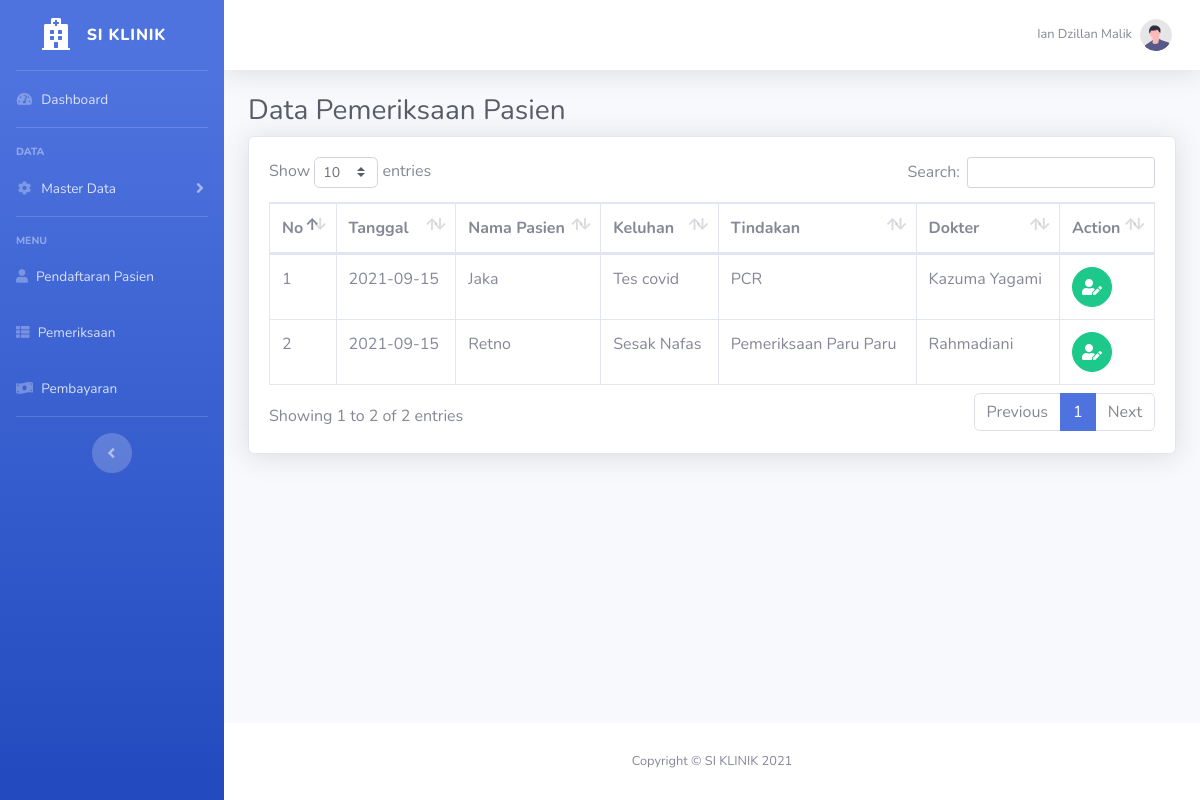
Page /pemeriksaan/index.php (signed in) on the committed database.
### tables this page shows
CREATE TABLE `user` (
  `id` int(11) NOT NULL,
  `id_pegawai` int(11) NOT NULL,
  `username` varchar(255) NOT NULL,
  `password` varchar(255) NOT NULL,
  `level` varchar(255) NOT NULL
);

CREATE TABLE `pegawai` (
  `id` int(11) NOT NULL,
  `nama_pegawai` varchar(255) NOT NULL,
  `nohp` varchar(12) NOT NULL,
  `alamat` varchar(255) NOT NULL,
  `jk` varchar(255) NOT NULL
);

CREATE TABLE `pendaftaran` (
  `id` int(11) NOT NULL,
  `id_tindakan` int(11) NOT NULL,
  `id_wilayah` int(11) NOT NULL,
  `id_pegawai` int(11) NOT NULL,
  `nama_pasien` varchar(255) NOT NULL,
  `jk` varchar(255) NOT NULL,
  `alamat` varchar(255) NOT NULL,
  `nohp` varchar(12) NOT NULL,
  `tanggal` date NOT NULL,
  `keluhan` varchar(255) NOT NULL,
  `status` varchar(255) NOT NULL
);

CREATE TABLE `tindakan` (
  `id` int(11) NOT NULL,
  `tindakan` varchar(255) NOT NULL,
  `harga` int(11) NOT NULL
);

### pemeriksaan/function.php (called while the page is built, shortened)
<?php
require "../koneksi.php";
function select($query)
{
    global $conn;
    $sql = mysqli_query($conn, $query);
    $pemeriksaans = [];
    while ($pemeriksaan = mysqli_fetch_assoc($sql)) {
        $pemeriksaans[] = $pemeriksaan;
    }
    return $pemeriksaans;
}

### pemeriksaan/index.php (the view, shortened to what this page needs)
<?php
require "function.php";
$pegawai = $_SESSION["id_pegawai"];
$user = mysqli_query($conn, "SELECT * FROM user A LEFT JOIN pegawai B ON B.id = A.id_pegawai WHERE A.id_pegawai = '$pegawai'");
$user = mysqli_fetch_assoc($user);
$query = "SELECT A.id AS id_pendaftaran, A.nama_pasien, A.tanggal, A.keluhan,
          B.id AS id_tindakan, B.tindakan,
          C.id AS id_pegawai, C.nama_pegawai FROM pendaftaran A
          LEFT JOIN tindakan B ON B.id = A.id_tindakan
          LEFT JOIN pegawai C ON C.id = A.id_pegawai
          WHERE A.status = 'Dalam pemeriksaan'";
$pasiens = select($query);
?>
<!DOCTYPE html>
<html lang="en">
<head>
    <link href="../assets/vendor/fontawesome-free/css/all.min.css" rel="stylesheet" type="text/css">
    <link href="../assets/css/sb-admin-2.min.css" rel="stylesheet">
    <link href="../assets/vendor/datatables/dataTables.bootstrap4.min.css" rel="stylesheet">
</head>
<body id="page-top">
    <div id="wrapper">
        <ul class="navbar-nav bg-gradient-primary sidebar sidebar-dark accordion" id="accordionSidebar">
            <a class="sidebar-brand d-flex align-items-center justify-content-center" href="../index.php">
                <div class="sidebar-brand-icon">
                    <i class="fas fa-hospital"></i>
                </div>
                <div class="sidebar-brand-text mx-3">SI KLINIK</div>
            </a>
            <hr class="sidebar-divider my-0">
            <li class="nav-item">
                <a class="nav-link" href="../index.php">
                    <i class="fas fa-fw fa-tachometer-alt"></i>
                    <span>Dashboard</span></a>
            </li>
            <hr class="sidebar-divider">
            <div class="sidebar-heading">
                Data
            </div>
            <li class="nav-item">
                <a class="nav-link collapsed" href="#" data-toggle="collapse" data-target="#collapseTwo" aria-expanded="true" aria-controls="collapseTwo">
                    <i class="fas fa-fw fa-cog"></i>
                    <span>Master Data</span>
                </a>
            </li>
            <hr class="sidebar-divider">
            <div class="sidebar-heading">
                Menu
            </div>
            <li class="nav-item">
                <a class="nav-link" href="../pendaftaran/index.php">
                    <i class="fas fa-user"></i>
                    <span>Pendaftaran Pasien</span>
                </a>
            </li>
            <li class="nav-item">
                <a class="nav-link" href="../pemeriksaan/index.php">
                    <i class="fas fa-th-list"></i>
                    <span>Pemeriksaan</span>
                </a>
            </li>
            <li class="nav-item">
                <a class="nav-link" href="../pembayaran/index.php">
                    <i class="fas fa-money-bill-wave"></i>
                    <span>Pembayaran</span>
                </a>
            </li>
            <hr class="sidebar-divider d-none d-md-block">
            <div class="text-center d-none d-md-inline">
                <button class="rounded-circle border-0" id="sidebarToggle"></button>
            </div>
        </ul>
        <div id="content-wrapper" class="d-flex flex-column">
            <div id="content">
                <nav class="navbar navbar-expand navbar-light bg-white topbar mb-4 static-top shadow">
                    <ul class="navbar-nav ml-auto">
                        <li class="nav-item dropdown no-arrow">
                            <a class="nav-link dropdown-toggle" href="#" id="userDropdown" role="button" data-toggle="dropdown" aria-haspopup="true" aria-expanded="false">
                                <span class="mr-2 d-none d-lg-inline text-gray-600 small"><?= $user["nama_pegawai"]; ?></span>
                                <img class="img-profile rounded-circle" src="../assets/img/undraw_profile.svg">
                            </a>
                        </li>
                    </ul>
                </nav>
                <div class="container-fluid">
                    <h1 class="h3 mb-2 text-gray-800">Data Pemeriksaan Pasien</h1>
                    <div class="card shadow mb-4">
                        <div class="card-body">
                            <div class="table-responsive">
                                <table class="table table-bordered" id="dataTable" width="100%" cellspacing="0">
                                    <thead>
                                        <tr>
                                            <th>No</th>
                                            <th>Tanggal</th>
                                            <th>Nama Pasien</th>
                                            <th>Keluhan</th>
                                            <th>Tindakan</th>
                                            <th>Dokter</th>
                                            <th>Action</th>
                                        </tr>
                                    </thead>
                                    <tbody>
                                        <?php $i = 1 ?>
                                        <?php foreach ($pasiens as $row) : ?>
                                            <tr>
                                                <td><?= $i++; ?></td>
                                                <td><?= $row["tanggal"]; ?></td>
                                                <td><?= $row['nama_pasien']; ?></td>
                                                <td><?= $row['keluhan']; ?></td>
                                                <td><?= $row['tindakan']; ?></td>
                                                <td><?= $row['nama_pegawai']; ?></td>
                                                <td>
                                                    <a href="../pemeriksaan/inputObat.php?id=<?= $row["id_pendaftaran"]; ?>" class="btn btn-success btn-circle">
                                                        <i class="fas fa-user-edit"></i>
                                                    </a>
                                                </td>
                                            </tr>
                                        <?php endforeach; ?>
                                    </tbody>
                                </table>
                            </div>
                        </div>
                    </div>
                </div>
            </div>
            <footer class="sticky-footer bg-white">
                <div class="container my-auto">
                    <div class="copyright text-center my-auto">
                        <span>Copyright &copy; SI KLINIK <?= date("Y") ?></span>
                    </div>
                </div>
            </footer>
        </div>
    </div>
</body>
</html>

### rows in the picture
user: id_pegawai.nama_pegawai "Ian Dzillan Malik"
pendaftaran: tanggal "2021-09-15", nama_pasien "Jaka", keluhan "Tes covid", id_tindakan.tindakan "PCR", id_pegawai.nama_pegawai "Kazuma Yagami"
pendaftaran: tanggal "2021-09-15", nama_pasien "Retno", keluhan "Sesak Nafas", id_tindakan.tindakan "Pemeriksaan Paru Paru", id_pegawai.nama_pegawai "Rahmadiani"
